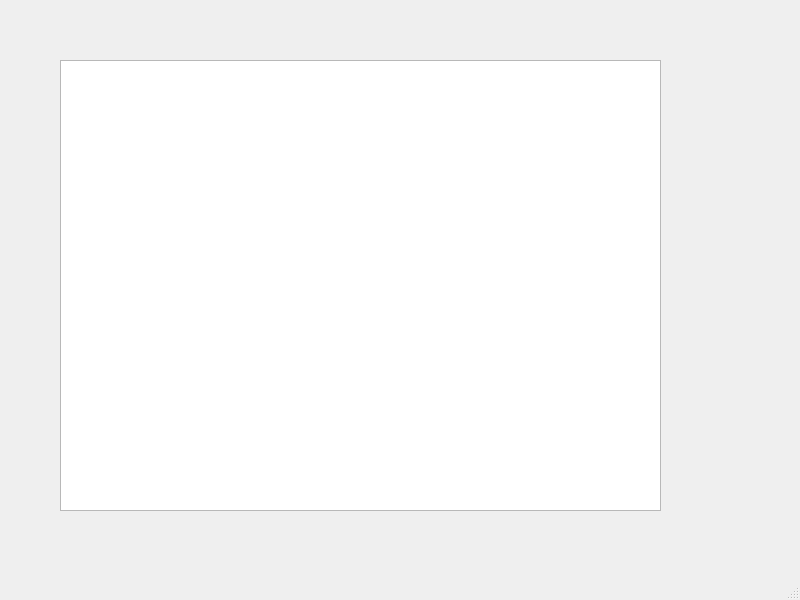
<?xml version="1.0" encoding="UTF-8"?>
<ui version="4.0">
 <class>OtchetAldDiv</class>
 <widget class="QMainWindow" name="OtchetAldDiv">
  <property name="geometry">
   <rect>
    <x>0</x>
    <y>0</y>
    <width>800</width>
    <height>600</height>
   </rect>
  </property>
  <property name="windowTitle">
   <string>MainWindow</string>
  </property>
  <widget class="QWidget" name="centralwidget">
   <widget class="QTextBrowser" name="textBrowser">
    <property name="geometry">
     <rect>
      <x>60</x>
      <y>60</y>
      <width>601</width>
      <height>451</height>
     </rect>
    </property>
    <property name="font">
     <font>
      <family>Times New Roman</family>
      <pointsize>16</pointsize>
     </font>
    </property>
   </widget>
  </widget>
  <widget class="QMenuBar" name="menubar">
   <property name="geometry">
    <rect>
     <x>0</x>
     <y>0</y>
     <width>800</width>
     <height>21</height>
    </rect>
   </property>
  </widget>
  <widget class="QStatusBar" name="statusbar"/>
 </widget>
 <resources/>
 <connections/>
</ui>
